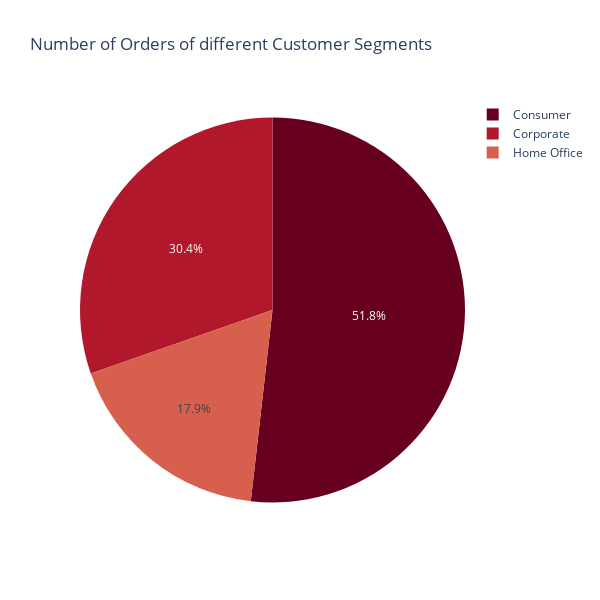

Here is the notebook cell this chart was saved with:
### Markdown cell above
# Customer Segment

### Code cell
#Customer Segments
data_Customer_Segment=df1.groupby(['Customer Segment'])['Order Id'].count().reset_index(name='Number of Orders').sort_values(by= 'Number of Orders', ascending= False)
px.pie(data_Customer_Segment, values='Number of Orders', names= 'Customer Segment' , title= 'Number of Orders of different Customer Segments', 
       width=600 , height=600 , color_discrete_sequence = px.colors.sequential.RdBu)

### Figure 1 — Plotly figure (JSON) as saved in the notebook; plotly's stock layout.template omitted (floating-point values rounded to 4 significant figures)
{"data": [{"domain": {"x": [0, 1], "y": [0, 1]}, "hovertemplate": "Customer Segment=%{label}<br>Number of Orders=%{value}<extra></extra>", "labels": ["Consumer", "Corporate", "Home Office"], "legendgroup": "", "name": "", "showlegend": true, "type": "pie", "values": [93504, 54789, 32226]}], "layout": {"height": 600, "legend": {"tracegroupgap": 0}, "piecolorway": ["rgb(103,0,31)", "rgb(178,24,43)", "rgb(214,96,77)", "rgb(244,165,130)", "rgb(253,219,199)", "rgb(247,247,247)", "rgb(209,229,240)", "rgb(146,197,222)", "rgb(67,147,195)", "rgb(33,102,172)", "rgb(5,48,97)"], "title": {"text": "Number of Orders of different Customer Segments"}, "width": 600}}
